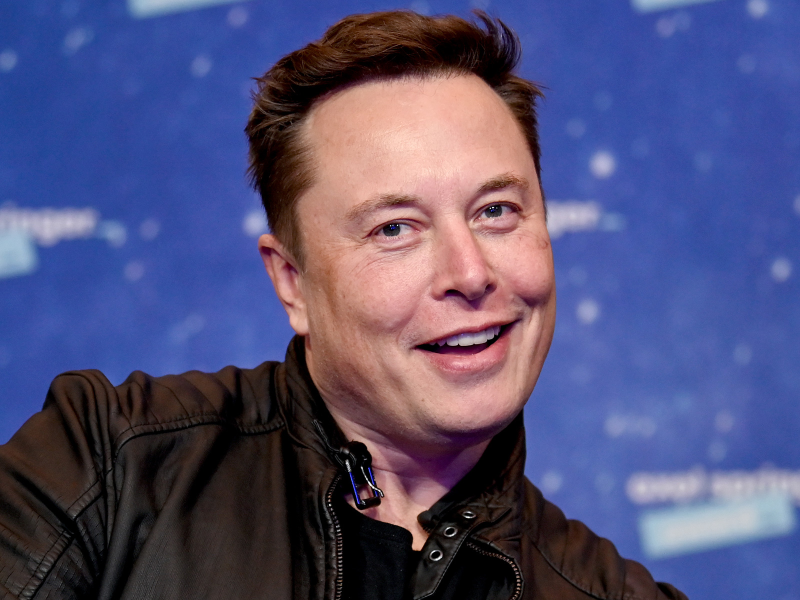
#> input picture python_file_lesson/IMAGE/image.png, 1600 x 1200 px, found by its file name (shown at 1/2 size)
$ python image_resizing.py
#> lines starting #> are read from the running program, lines starting #| are printed output that depends on the picture
from PIL import Image

musk = Image.open(r"C:\Users\Owner\Desktop\python-beginner\python_file_lesson\IMAGE\image.png")
#> musk is the input picture: PIL image 1600x1200 RGB; mean R, G, B 82.2, 80.3, 119.6
resize_musk = musk.resize((250, 250))
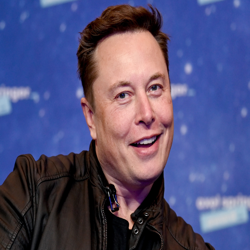
#> resize_musk: PIL image 250x250 RGB; mean R, G, B 82.2, 80.4, 119.6
flip_image = musk.transpose(Image.FLIP_LEFT_RIGHT)
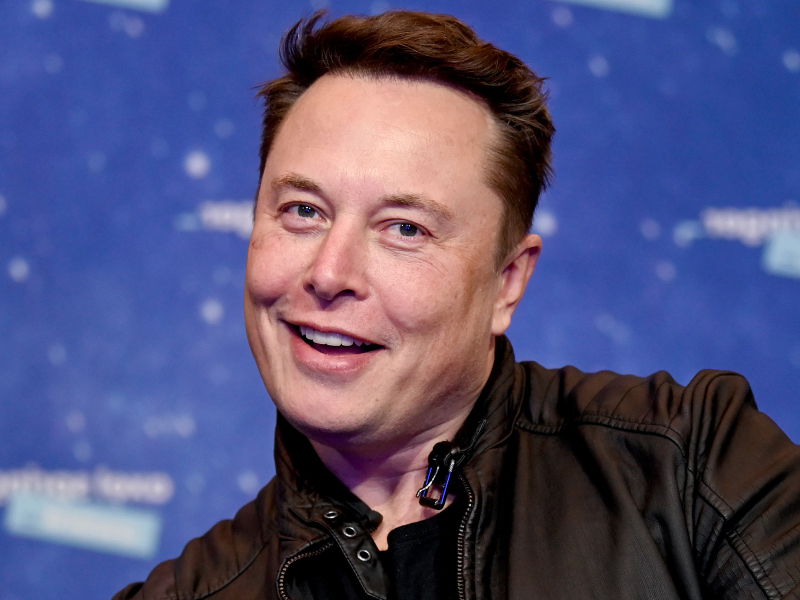
#> flip_image: PIL image 1600x1200 RGB (shown at 1/2 size); mean R, G, B 82.2, 80.3, 119.6
spin_musk = musk.transpose(Image.ROTATE_90)
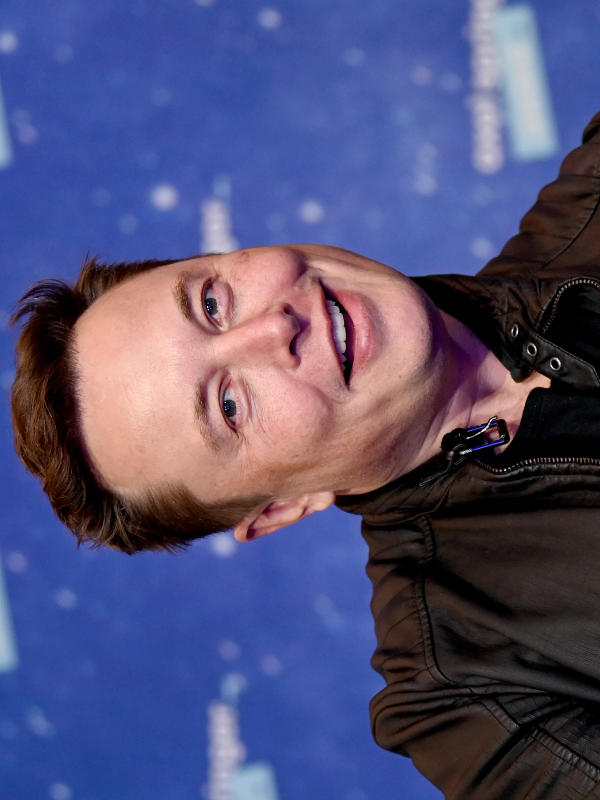
#> spin_musk: PIL image 1200x1600 RGB (shown at 1/2 size); mean R, G, B 82.2, 80.3, 119.6


resize_musk.show()
flip_image.show()
spin_musk.show()

$ run again, with python_file_lesson/IMAGE/787.jpg saved as python_file_lesson/IMAGE/image.png
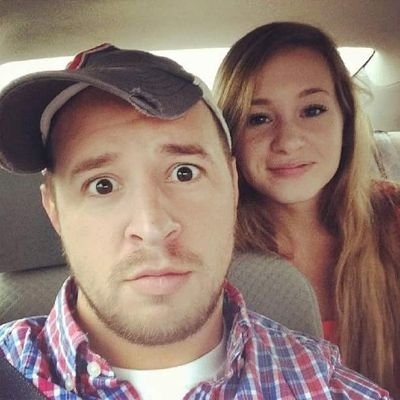
#> input picture python_file_lesson/IMAGE/787.jpg, 400 x 400 px, found by its file name
#> musk is the input picture: PIL image 400x400 RGB; mean R, G, B 144.1, 121.5, 111.9
#> `flip_image = musk.transpose(Image.FLIP_LEFT_RIGHT)`:
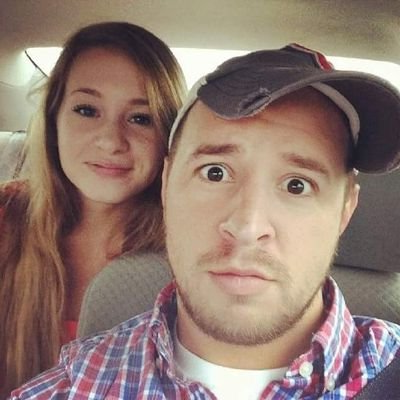
#> flip_image: PIL image 400x400 RGB; mean R, G, B 144.1, 121.5, 111.9
#> `spin_musk = musk.transpose(Image.ROTATE_90)`:
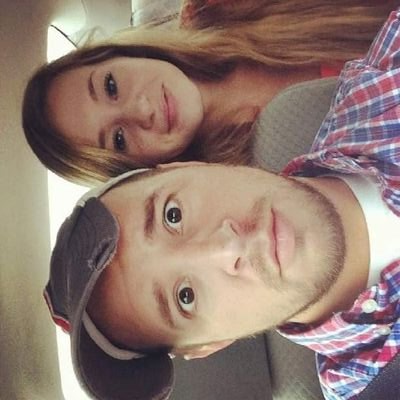
#> spin_musk: PIL image 400x400 RGB; mean R, G, B 144.1, 121.5, 111.9
